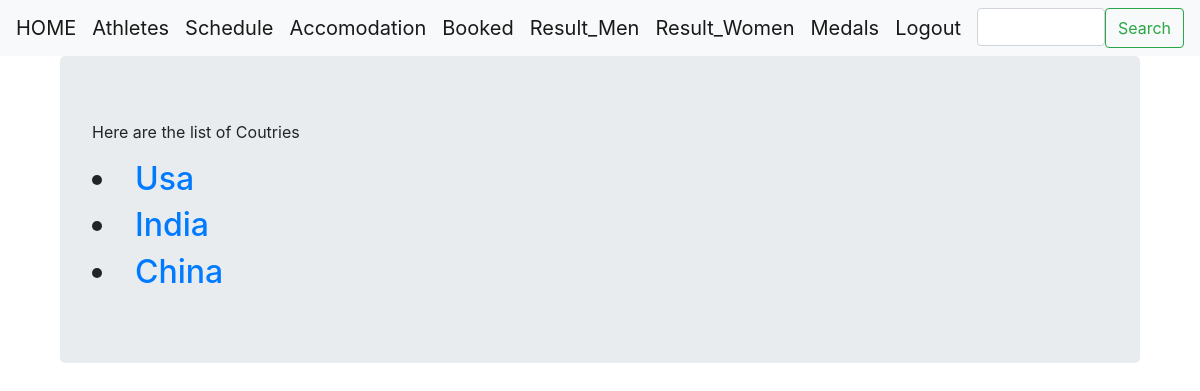
Screenshot of /sangarsh/medals/ (signed in) with the database file from the repository.
### basic_app/models.py (models this page shows, shortened)
class Medals(models.Model):
    INDIA = 'India'
    JAPAN = 'Japan'
    CHINA = 'China'
    USA = 'Usa'
    RUSSIA = 'Russia'
    COUNTRY_CHOICES = [
        (INDIA,"India"),
        (JAPAN,"Japan"),
        (CHINA,"China"),
        (USA,"Usa"),
        (RUSSIA,"Russia")
    ]
    country = models.CharField(max_length = 32,choices = COUNTRY_CHOICES,null=False, blank=False,default='',unique=True)
    gold_medal = models.PositiveIntegerField(default=0)
    silver_medal = models.PositiveIntegerField(default=0)
    bronze_medal = models.PositiveIntegerField(default=0)
    total_medals = models.PositiveIntegerField(default=0)
    class Meta:
        ordering = ['gold_medal','silver_medal','bronze_medal','total_medals']

### basic_app/views.py (the view)
# urls.py: path('medals/',views.MedalsListView.as_view(),name = "medals"),
class MedalsListView(ListView):
    context_object_name = 'medals'
    model = models.Medals
    paginate_by = 5
    template_name = 'basic_app/medals.html'

### templates/basic_app/medals.html (shortened to what this page needs)
{% extends "basic_app/base.html" %}
{% load static %}
{% block body_block %}
  <div class="container">
    <div class="jumbotron">
      <p> Here are the list of Coutries<p>
        {% for s in medals %}
          <h2><li><a href="{{ s.id }}">{{s.country}}</a></li></h2>
        {% endfor %}
    </div>
  </div>
{% endblock %}

### rows the page displays
Medals: country "Usa"
Medals: country "India"
Medals: country "China"
